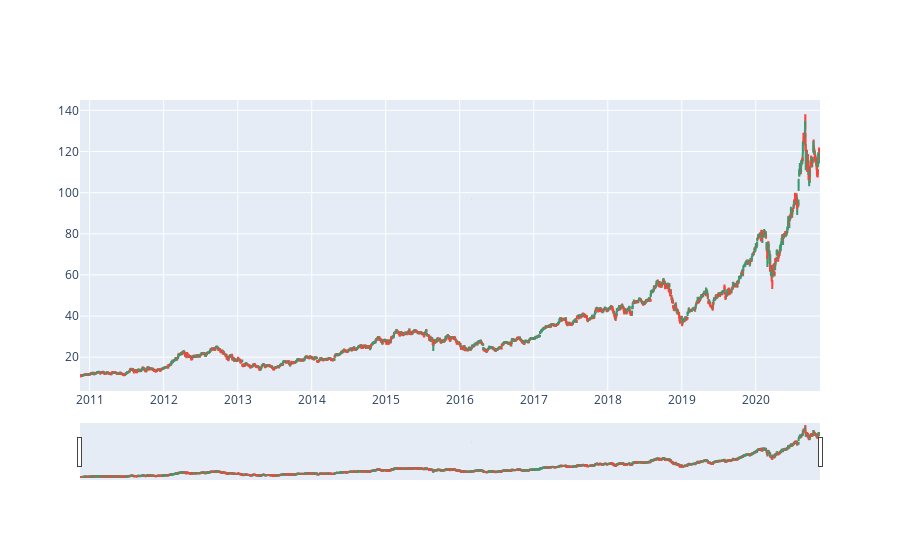

Notebook code for this chart:
### Code cell
import plotly.graph_objects as go

import pandas as pd
from datetime import datetime

df1 = pd.read_csv('AAPL Historical Data.csv')
df2 = pd.read_csv('CVX Historical Data.csv')

fig1 = go.Figure(data=[go.Candlestick(x=df1['Date'],
                open=df1['Open'],
                high=df1['High'],
                low=df1['Low'],
                close=df1['Price'])])

fig2 = go.Figure(data=[go.Candlestick(x=df2['Date'],
                open=df2['Open'],
                high=df2['High'],
                low=df2['Low'],
                close=df2['Price'])])
plt.savefig('candle_interactive.png', dpi=100)
fig1.show()

### Figure 1 — Plotly figure (JSON) as saved in the notebook; plotly's stock layout.template omitted (floating-point values rounded to 4 significant figures; data arrays with more than 128 entries replaced by an {"elided": "..."} marker saying what was removed)
{"data": [{"close": {"elided": "2519 float values"}, "high": {"elided": "2519 float values"}, "low": {"elided": "2519 float values"}, "open": {"elided": "2519 float values"}, "type": "candlestick", "x": {"elided": "2519 str values"}}], "layout": {}}
